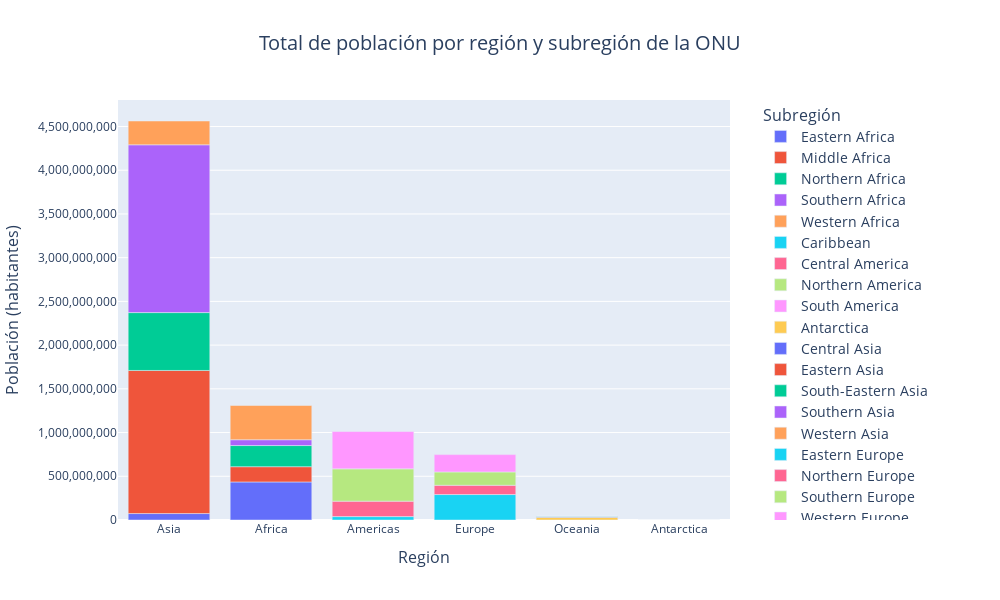

The cell this chart's notebook holds for it:
### Markdown cell above
Con el argumento `color=SUBREGION` puede generarse un gráfico de barras apiladas (en inglés, *stacked*) en el que para cada región se muestran sus subregiones.

### Code cell
# Suma de población por región y subregión de la ONU
# Con reset_index() se evita la creación de un índice y 
# así es posible usar más fácilmente todas las columnas en el gráfico
poblacion_region_subregion_suma = paises.groupby(['REGION_UN', 'SUBREGION'])['POP_EST'].sum().reset_index()

# Ordenar las regiones por población total descendente
poblacion_total_region = poblacion_region_subregion_suma.groupby('REGION_UN')['POP_EST'].sum().sort_values(ascending=False).index

# Asignar el orden de las categorías en el eje X
poblacion_region_subregion_suma['REGION_UN'] = pd.Categorical(
    poblacion_region_subregion_suma['REGION_UN'],
    categories=poblacion_total_region,
    ordered=True
)

# Creación del gráfico de barras apiladas
fig = px.bar(
    poblacion_region_subregion_suma,
    x='REGION_UN',
    y='POP_EST',
    color='SUBREGION',
    title='Total de población por región y subregión de la ONU',
    labels={
        'REGION_UN': 'Región',
        'SUBREGION': 'Subregión',
        'POP_EST': 'Población (habitantes)'
    },
    category_orders={'REGION_UN': poblacion_total_region},  # Aplicar el orden de las regiones
    width=1000,   # Ancho de la figura en píxeles
    height=600    # Alto de la figura en píxeles
)

# Actualizar el formato del eje y para evitar notación científica
fig.update_yaxes(tickformat=",d")

# Atributos globales de la figura
fig.update_layout(
    title=dict(
        x=0.5,  # Centrar el título
        font=dict(size=20)
    ),
    xaxis_title=dict(font=dict(size=16)),
    yaxis_title=dict(font=dict(size=16)),
    legend_title=dict(
        text='Subregión',
        font=dict(size=16)
    ),
    legend=dict(
        title_font_size=16,
        font_size=14,
        x=1.05,  # Posición horizontal de la leyenda
        y=1      # Posición vertical de la leyenda
    )
)

# Despliegue del gráfico
fig.show()

### Figure 1 — Plotly figure (JSON) as saved in the notebook; plotly's stock layout.template omitted (floating-point values rounded to 4 significant figures)
{"data": [{"alignmentgroup": "True", "hovertemplate": "Subregión=Eastern Africa<br>Región=%{x}<br>Población (habitantes)=%{y}<extra></extra>", "legendgroup": "Eastern Africa", "marker": {"color": "#636efa", "pattern": {"shape": ""}}, "name": "Eastern Africa", "offsetgroup": "Eastern Africa", "orientation": "v", "showlegend": true, "textposition": "auto", "type": "bar", "x": ["Africa"], "xaxis": "x", "y": [435200000.0], "yaxis": "y"}, {"alignmentgroup": "True", "hovertemplate": "Subregión=Middle Africa<br>Región=%{x}<br>Población (habitantes)=%{y}<extra></extra>", "legendgroup": "Middle Africa", "marker": {"color": "#EF553B", "pattern": {"shape": ""}}, "name": "Middle Africa", "offsetgroup": "Middle Africa", "orientation": "v", "showlegend": true, "textposition": "auto", "type": "bar", "x": ["Africa"], "xaxis": "x", "y": [174308432], "yaxis": "y"}, {"alignmentgroup": "True", "hovertemplate": "Subregión=Northern Africa<br>Región=%{x}<br>Población (habitantes)=%{y}<extra></extra>", "legendgroup": "Northern Africa", "marker": {"color": "#00cc96", "pattern": {"shape": ""}}, "name": "Northern Africa", "offsetgroup": "Northern Africa", "orientation": "v", "showlegend": true, "textposition": "auto", "type": "bar", "x": ["Africa"], "xaxis": "x", "y": [241801558], "yaxis": "y"}, {"alignmentgroup": "True", "hovertemplate": "Subregión=Southern Africa<br>Región=%{x}<br>Población (habitantes)=%{y}<extra></extra>", "legendgroup": "Southern Africa", "marker": {"color": "#ab63fa", "pattern": {"shape": ""}}, "name": "Southern Africa", "offsetgroup": "Southern Africa", "orientation": "v", "showlegend": true, "textposition": "auto", "type": "bar", "x": ["Africa"], "xaxis": "x", "y": [66629895], "yaxis": "y"}, {"alignmentgroup": "True", "hovertemplate": "Subregión=Western Africa<br>Región=%{x}<br>Población (habitantes)=%{y}<extra></extra>", "legendgroup": "Western Africa", "marker": {"color": "#FFA15A", "pattern": {"shape": ""}}, "name": "Western Africa", "offsetgroup": "Western Africa", "orientation": "v", "showlegend": true, "textposition": "auto", "type": "bar", "x": ["Africa"], "xaxis": "x", "y": [391434098], "yaxis": "y"}, {"alignmentgroup": "True", "hovertemplate": "Subregión=Caribbean<br>Región=%{x}<br>Población (habitantes)=%{y}<extra></extra>", "legendgroup": "Caribbean", "marker": {"color": "#19d3f3", "pattern": {"shape": ""}}, "name": "Caribbean", "offsetgroup": "Caribbean", "orientation": "v", "showlegend": true, "textposition": "auto", "type": "bar", "x": ["Americas"], "xaxis": "x", "y": [38982419], "yaxis": "y"}, {"alignmentgroup": "True", "hovertemplate": "Subregión=Central America<br>Región=%{x}<br>Población (habitantes)=%{y}<extra></extra>", "legendgroup": "Central America", "marker": {"color": "#FF6692", "pattern": {"shape": ""}}, "name": "Central America", "offsetgroup": "Central America", "orientation": "v", "showlegend": true, "textposition": "auto", "type": "bar", "x": ["Americas"], "xaxis": "x", "y": [176609080], "yaxis": "y"}, {"alignmentgroup": "True", "hovertemplate": "Subregión=Northern America<br>Región=%{x}<br>Población (habitantes)=%{y}<extra></extra>", "legendgroup": "Northern America", "marker": {"color": "#B6E880", "pattern": {"shape": ""}}, "name": "Northern America", "offsetgroup": "Northern America", "orientation": "v", "showlegend": true, "textposition": "auto", "type": "bar", "x": ["Americas"], "xaxis": "x", "y": [369184722], "yaxis": "y"}, {"alignmentgroup": "True", "hovertemplate": "Subregión=South America<br>Región=%{x}<br>Población (habitantes)=%{y}<extra></extra>", "legendgroup": "South America", "marker": {"color": "#FF97FF", "pattern": {"shape": ""}}, "name": "South America", "offsetgroup": "South America", "orientation": "v", "showlegend": true, "textposition": "auto", "type": "bar", "x": ["Americas"], "xaxis": "x", "y": [427063263], "yaxis": "y"}, {"alignmentgroup": "True", "hovertemplate": "Subregión=Antarctica<br>Región=%{x}<br>Población (habitantes)=%{y}<extra></extra>", "legendgroup": "Antarctica", "marker": {"color": "#FECB52", "pattern": {"shape": ""}}, "name": "Antarctica", "offsetgroup": "Antarctica", "orientation": "v", "showlegend": true, "textposition": "auto", "type": "bar", "x": ["Antarctica"], "xaxis": "x", "y": [4490], "yaxis": "y"}, {"alignmentgroup": "True", "hovertemplate": "Subregión=Central Asia<br>Región=%{x}<br>Población (habitantes)=%{y}<extra></extra>", "legendgroup": "Central Asia", "marker": {"color": "#636efa", "pattern": {"shape": ""}}, "name": "Central Asia", "offsetgroup": "Central Asia", "orientation": "v", "showlegend": true, "textposition": "auto", "type": "bar", "x": ["Asia"], "xaxis": "x", "y": [73814587], "yaxis": "y"}, {"alignmentgroup": "True", "hovertemplate": "Subregión=Eastern Asia<br>Región=%{x}<br>Población (habitantes)=%{y}<extra></extra>", "legendgroup": "Eastern Asia", "marker": {"color": "#EF553B", "pattern": {"shape": ""}}, "name": "Eastern Asia", "offsetgroup": "Eastern Asia", "orientation": "v", "showlegend": true, "textposition": "auto", "type": "bar", "x": ["Asia"], "xaxis": "x", "y": [1636296580], "yaxis": "y"}, {"alignmentgroup": "True", "hovertemplate": "Subregión=South-Eastern Asia<br>Región=%{x}<br>Población (habitantes)=%{y}<extra></extra>", "legendgroup": "South-Eastern Asia", "marker": {"color": "#00cc96", "pattern": {"shape": ""}}, "name": "South-Eastern Asia", "offsetgroup": "South-Eastern Asia", "orientation": "v", "showlegend": true, "textposition": "auto", "type": "bar", "x": ["Asia"], "xaxis": "x", "y": [661911038], "yaxis": "y"}, {"alignmentgroup": "True", "hovertemplate": "Subregión=Southern Asia<br>Región=%{x}<br>Población (habitantes)=%{y}<extra></extra>", "legendgroup": "Southern Asia", "marker": {"color": "#ab63fa", "pattern": {"shape": ""}}, "name": "Southern Asia", "offsetgroup": "Southern Asia", "orientation": "v", "showlegend": true, "textposition": "auto", "type": "bar", "x": ["Asia"], "xaxis": "x", "y": [1918690648], "yaxis": "y"}, {"alignmentgroup": "True", "hovertemplate": "Subregión=Western Asia<br>Región=%{x}<br>Población (habitantes)=%{y}<extra></extra>", "legendgroup": "Western Asia", "marker": {"color": "#FFA15A", "pattern": {"shape": ""}}, "name": "Western Asia", "offsetgroup": "Western Asia", "orientation": "v", "showlegend": true, "textposition": "auto", "type": "bar", "x": ["Asia"], "xaxis": "x", "y": [272122703], "yaxis": "y"}, {"alignmentgroup": "True", "hovertemplate": "Subregión=Eastern Europe<br>Región=%{x}<br>Población (habitantes)=%{y}<extra></extra>", "legendgroup": "Eastern Europe", "marker": {"color": "#19d3f3", "pattern": {"shape": ""}}, "name": "Eastern Europe", "offsetgroup": "Eastern Europe", "orientation": "v", "showlegend": true, "textposition": "auto", "type": "bar", "x": ["Europe"], "xaxis": "x", "y": [291080093], "yaxis": "y"}, {"alignmentgroup": "True", "hovertemplate": "Subregión=Northern Europe<br>Región=%{x}<br>Población (habitantes)=%{y}<extra></extra>", "legendgroup": "Northern Europe", "marker": {"color": "#FF6692", "pattern": {"shape": ""}}, "name": "Northern Europe", "offsetgroup": "Northern Europe", "orientation": "v", "showlegend": true, "textposition": "auto", "type": "bar", "x": ["Europe"], "xaxis": "x", "y": [105802448], "yaxis": "y"}, {"alignmentgroup": "True", "hovertemplate": "Subregión=Southern Europe<br>Región=%{x}<br>Población (habitantes)=%{y}<extra></extra>", "legendgroup": "Southern Europe", "marker": {"color": "#B6E880", "pattern": {"shape": ""}}, "name": "Southern Europe", "offsetgroup": "Southern Europe", "orientation": "v", "showlegend": true, "textposition": "auto", "type": "bar", "x": ["Europe"], "xaxis": "x", "y": [152729852], "yaxis": "y"}, {"alignmentgroup": "True", "hovertemplate": "Subregión=Western Europe<br>Región=%{x}<br>Población (habitantes)=%{y}<extra></extra>", "legendgroup": "Western Europe", "marker": {"color": "#FF97FF", "pattern": {"shape": ""}}, "name": "Western Europe", "offsetgroup": "Western Europe", "orientation": "v", "showlegend": true, "textposition": "auto", "type": "bar", "x": ["Europe"], "xaxis": "x", "y": [198095699], "yaxis": "y"}, {"alignmentgroup": "True", "hovertemplate": "Subregión=Australia and New Zealand<br>Región=%{x}<br>Población (habitantes)=%{y}<extra></extra>", "legendgroup": "Australia and New Zealand", "marker": {"color": "#FECB52", "pattern": {"shape": ""}}, "name": "Australia and New Zealand", "offsetgroup": "Australia and New Zealand", "orientation": "v", "showlegend": true, "textposition": "auto", "type": "bar", "x": ["Oceania"], "xaxis": "x", "y": [30319695], "yaxis": "y"}, {"alignmentgroup": "True", "hovertemplate": "Subregión=Melanesia<br>Región=%{x}<br>Población (habitantes)=%{y}<extra></extra>", "legendgroup": "Melanesia", "marker": {"color": "#636efa", "pattern": {"shape": ""}}, "name": "Melanesia", "offsetgroup": "Melanesia", "orientation": "v", "showlegend": true, "textposition": "auto", "type": "bar", "x": ["Oceania"], "xaxis": "x", "y": [10635767], "yaxis": "y"}, {"alignmentgroup": "True", "hovertemplate": "Subregión=Micronesia<br>Región=%{x}<br>Población (habitantes)=%{y}<extra></extra>", "legendgroup": "Micronesia", "marker": {"color": "#EF553B", "pattern": {"shape": ""}}, "name": "Micronesia", "offsetgroup": "Micronesia", "orientation": "v", "showlegend": true, "textposition": "auto", "type": "bar", "x": ["Oceania"], "xaxis": "x", "y": [320801], "yaxis": "y"}, {"alignmentgroup": "True", "hovertemplate": "Subregión=Polynesia<br>Región=%{x}<br>Población (habitantes)=%{y}<extra></extra>", "legendgroup": "Polynesia", "marker": {"color": "#00cc96", "pattern": {"shape": ""}}, "name": "Polynesia", "offsetgroup": "Polynesia", "orientation": "v", "showlegend": true, "textposition": "auto", "type": "bar", "x": ["Oceania"], "xaxis": "x", "y": [313237], "yaxis": "y"}], "layout": {"barmode": "relative", "height": 600, "legend": {"font": {"size": 14}, "title": {"font": {"size": 16}, "text": "Subregión"}, "tracegroupgap": 0, "x": 1.05, "y": 1}, "title": {"font": {"size": 20}, "text": "Total de población por región y subregión de la ONU", "x": 0.5}, "width": 1000, "xaxis": {"anchor": "y", "categoryarray": ["Asia", "Africa", "Americas", "Europe", "Oceania", "Antarctica"], "categoryorder": "array", "domain": [0, 1], "title": {"font": {"size": 16}, "text": "Región"}}, "yaxis": {"anchor": "x", "domain": [0, 1], "tickformat": ",d", "title": {"font": {"size": 16}, "text": "Población (habitantes)"}}}}
